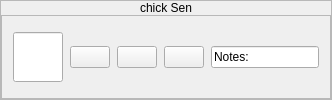
              <widget class="QFrame" name="orderFrame8">
               <property name="sizePolicy">
                <sizepolicy hsizetype="Preferred" vsizetype="Fixed">
                 <horstretch>0</horstretch>
                 <verstretch>0</verstretch>
                </sizepolicy>
               </property>
               <property name="minimumSize">
                <size>
                 <width>0</width>
                 <height>100</height>
                </size>
               </property>
               <property name="frameShape">
                <enum>QFrame::StyledPanel</enum>
               </property>
               <property name="frameShadow">
                <enum>QFrame::Raised</enum>
               </property>
               <layout class="QVBoxLayout" name="verticalLayout_23">
                <property name="spacing">
                 <number>0</number>
                </property>
                <property name="leftMargin">
                 <number>0</number>
                </property>
                <property name="topMargin">
                 <number>0</number>
                </property>
                <property name="rightMargin">
                 <number>0</number>
                </property>
                <property name="bottomMargin">
                 <number>0</number>
                </property>
                <item>
                 <widget class="QLabel" name="order8Label">
                  <property name="sizePolicy">
                   <sizepolicy hsizetype="Preferred" vsizetype="Fixed">
                    <horstretch>0</horstretch>
                    <verstretch>0</verstretch>
                   </sizepolicy>
                  </property>
                  <property name="styleSheet">
                   <string notr="true">font: 20pt &quot;Footlight MT Light&quot;;
color: black;</string>
                  </property>
                  <property name="text">
                   <string>chick Sen</string>
                  </property>
                  <property name="alignment">
                   <set>Qt::AlignCenter</set>
                  </property>
                 </widget>
                </item>
                <item>
                 <widget class="QFrame" name="order8Btns">
                  <property name="frameShape">
                   <enum>QFrame::StyledPanel</enum>
                  </property>
                  <property name="frameShadow">
                   <enum>QFrame::Raised</enum>
                  </property>
                  <layout class="QHBoxLayout" name="horizontalLayout_23">
                   <property name="spacing">
                    <number>7</number>
                   </property>
                   <property name="leftMargin">
                    <number>11</number>
                   </property>
                   <property name="topMargin">
                    <number>0</number>
                   </property>
                   <property name="rightMargin">
                    <number>11</number>
                   </property>
                   <property name="bottomMargin">
                    <number>0</number>
                   </property>
                   <item>
                    <widget class="QLineEdit" name="order8Qty">
                     <property name="sizePolicy">
                      <sizepolicy hsizetype="Fixed" vsizetype="Fixed">
                       <horstretch>0</horstretch>
                       <verstretch>0</verstretch>
                      </sizepolicy>
                     </property>
                     <property name="maximumSize">
                      <size>
                       <width>50</width>
                       <height>50</height>
                      </size>
                     </property>
                     <property name="styleSheet">
                      <string notr="true">font: 18pt &quot;Arial&quot;;</string>
                     </property>
                    </widget>
                   </item>
                   <item>
                    <widget class="QPushButton" name="order8UpBtn">
                     <property name="text">
                      <string/>
                     </property>
                     <property name="icon">
                      <iconset resource="iconsImages.qrc">
                       <normaloff>:/icons/iconsImages/1200px-Green-Up-Arrow.svg.png</normaloff>:/icons/iconsImages/1200px-Green-Up-Arrow.svg.png</iconset>
                     </property>
                     <property name="iconSize">
                      <size>
                       <width>30</width>
                       <height>30</height>
                      </size>
                     </property>
                    </widget>
                   </item>
                   <item>
                    <widget class="QPushButton" name="order8DownBtn">
                     <property name="text">
                      <string/>
                     </property>
                     <property name="icon">
                      <iconset resource="iconsImages.qrc">
                       <normaloff>:/icons/iconsImages/1200px-RedDownArrow.svg.png</normaloff>:/icons/iconsImages/1200px-RedDownArrow.svg.png</iconset>
                     </property>
                     <property name="iconSize">
                      <size>
                       <width>30</width>
                       <height>30</height>
                      </size>
                     </property>
                    </widget>
                   </item>
                   <item>
                    <widget class="QPushButton" name="order8CancelBtn">
                     <property name="text">
                      <string/>
                     </property>
                     <property name="icon">
                      <iconset resource="iconsImages.qrc">
                       <normaloff>:/icons/iconsImages/1024px-Black_close_x.svg.png</normaloff>:/icons/iconsImages/1024px-Black_close_x.svg.png</iconset>
                     </property>
                     <property name="iconSize">
                      <size>
                       <width>30</width>
                       <height>30</height>
                      </size>
                     </property>
                    </widget>
                   </item>
                   <item>
                    <widget class="QLineEdit" name="order8Notes">
                     <property name="styleSheet">
                      <string notr="true">font: 12pt &quot;Arial&quot;;</string>
                     </property>
                     <property name="text">
                      <string>Notes: </string>
                     </property>
                    </widget>
                   </item>
                  </layout>
                 </widget>
                </item>
               </layout>
              </widget>
